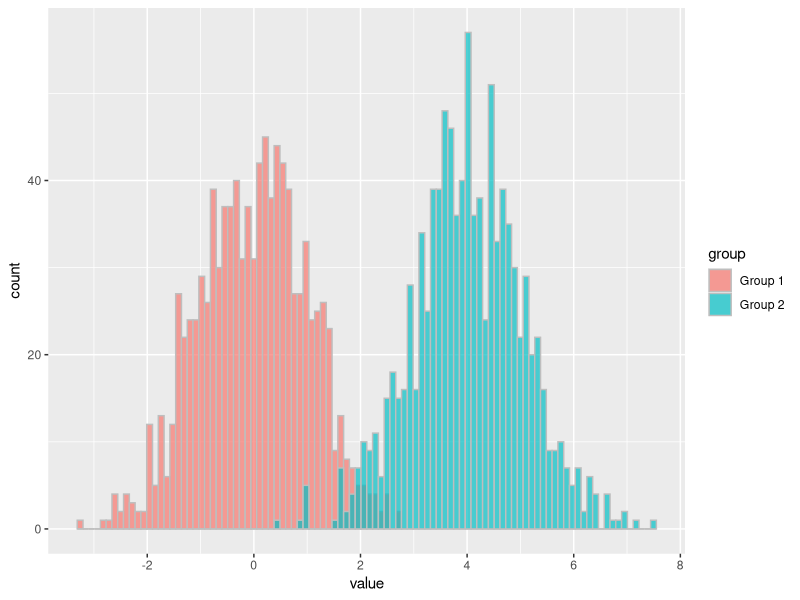
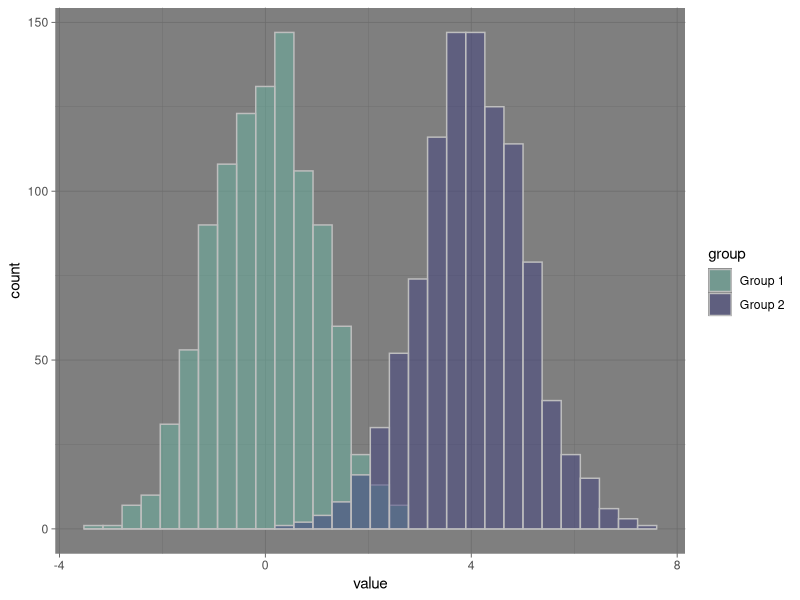
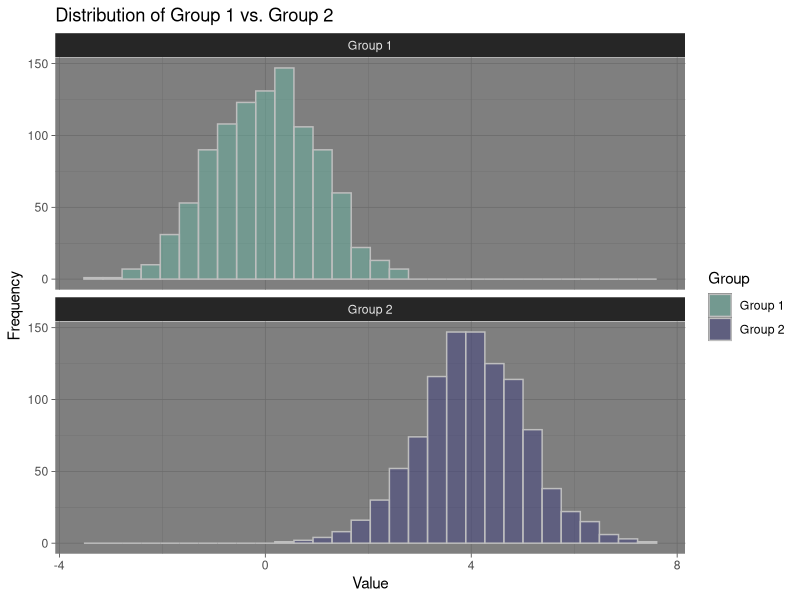
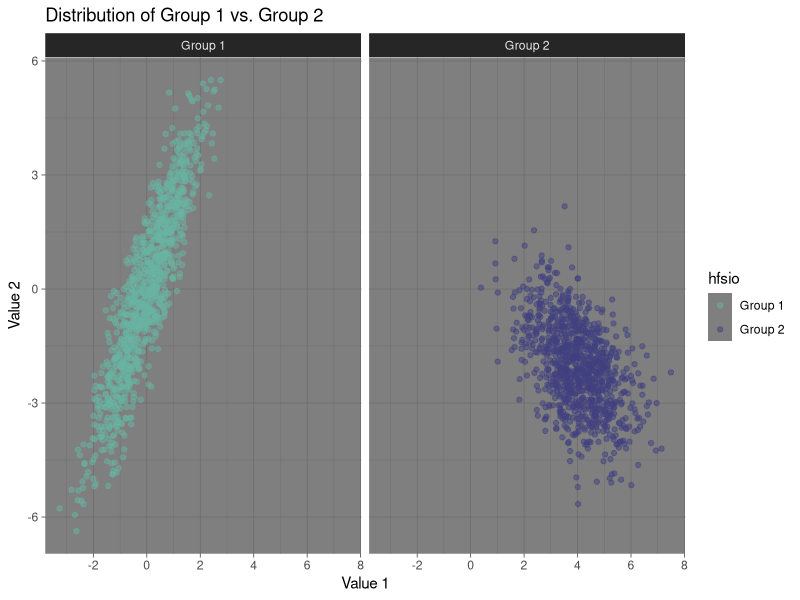

Source code (R) for these figures, in order:
# Exercise 1

x <- 10
(((x + 2) * 3) - 6) / 3

# Exercise 2

o1 <- 10
o2 <- o1 + 2
o3 <- o2 * 3
o4 <- o3 - 6
o5 <- o4 / 3

o5*3 == o4
o4 + 6 == o3
o3 / 3 == o2
o2 - 2 == o1

# Exercise 3

x <- 1:5
(((x + 2) * 3) - 6) / 3

# Exercise 4 

n_obs <- 5
dat <- data.frame(v1 = rnorm(n_obs, mean=1),
                  v2 = rnorm(n_obs, mean=2),
                  v3 = rnorm(n_obs, mean=3),
                  v4 = rnorm(n_obs, mean=4),
                  v5 = rnorm(n_obs, mean=5))

c(mean(dat[,1]), mean(dat[,2]), mean(dat[,3]), mean(dat[,4]), mean(dat[,5]))
sapply(dat, mean)
?sapply()
colMeans(dat)


# Exercise 5

sequence <- 1:5
output <- vector('numeric', length(sequence))

for (i in sequence){ 
  
  output[i] <- mean(dat[,i])
  
  }

output


# Exercise 6

# install.packages("ggplot2")
library(ggplot2)


# visualization -----------------------------------------------------------

# Build dataset with 2 groups and different distributions
group_n <- 1000 # number of observations per group
group <- c( rep("Group 1", group_n), rep("Group 2", group_n) ) # create grouping variable
value <-  c( rnorm(group_n, mean = 0), rnorm(group_n, mean=4)) # generate random values for both groups
data <- data.frame(group, value) # store variables in a data frame

# Represent it
ggplot(data, mapping = aes(x=value, fill = group) ) + 
  geom_histogram(bins = 100, position = "identity", alpha = .7, color = "gray")

ggplot(data, mapping = aes(x=value, fill = group)) + # data that should be plotted
  geom_histogram(position = "identity", alpha = .5, color = "gray") + # histogram & settings
  scale_fill_manual(values=c("#69b3a2", "#404080")) + #fill color of histogram bars
  theme_dark() # plot theme


# Exercise 7

ggplot(data, mapping = aes(x=value, fill = group)) + # data that should be plotted
  geom_histogram(position = "identity", alpha = .5, color = "gray") + # histogram & settings
  scale_fill_manual(values=c("#69b3a2", "#404080")) + # fill color of histogram bars
  theme_dark() + # plot theme
  labs(title = "Distribution of Group 1 vs. Group 2",
       x = "Value", 
       y = "Frequency",
       fill = "Group") + 
  facet_wrap(~group, nrow = 2)


#Exercise 8

data$value_2 <- c( data[1:1000, "value"]*2 + rnorm(group_n, mean = 0) ,  
                   data[1001:2000, "value"]*-.5 + rnorm(group_n, mean = 0))

ggplot(data, mapping = aes(x=value, y = value_2, color = group)) + # data that should be plotted
  geom_point(alpha = .5) + # histogram & settings
  scale_color_manual(values=c("#69b3a2", "#404080")) + # fill color of histogram bars
  labs(title = "Distribution of Group 1 vs. Group 2",
       x = "Value 1", 
       y = "Value 2",
       color = "hfsio") + 
  theme_dark() + # plot theme
  facet_wrap(~group)
